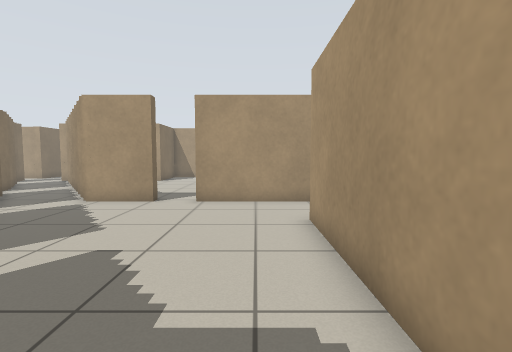
view 1 (above)

24 first-person views from a walk through a Stage world. The camera is 0.86 m above the floor, tilts 4° down and sees 85° across. The lines on the ground mark 1 m squares. The floor is counted in squares, 0.5 m on a side. Each view is taken from the middle of a square. On the plan, view 1 faces up. The plan holds only what a view shows up to about 15 squares ahead; the rest is blank. The place goes on beyond the plan. Robots are left out.

view 2
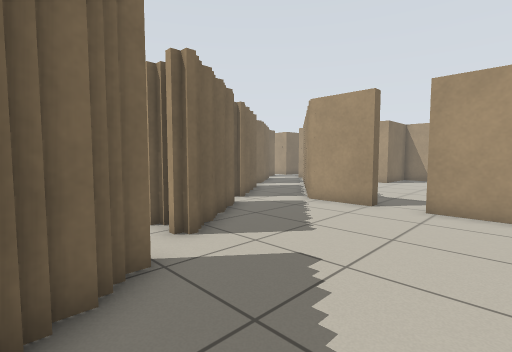

view 3
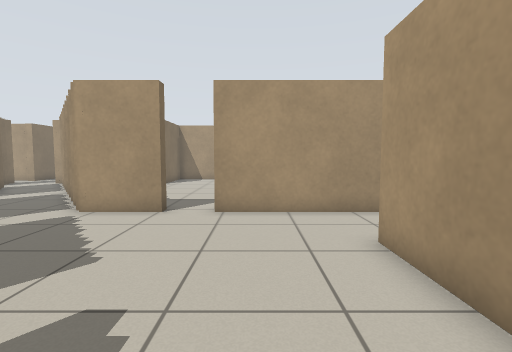

view 4
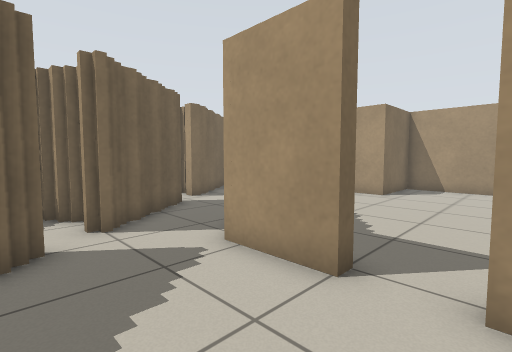

view 5
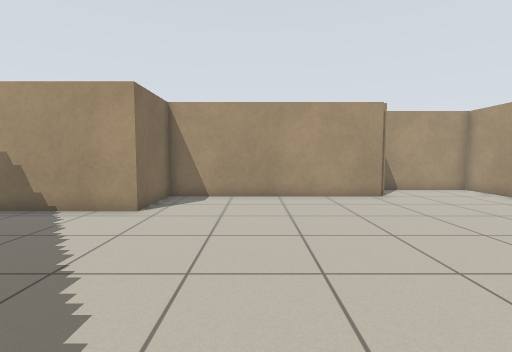

view 6
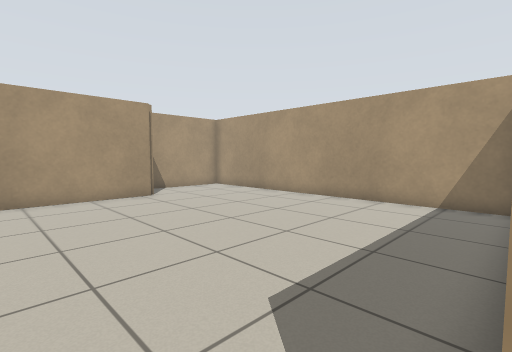

view 7
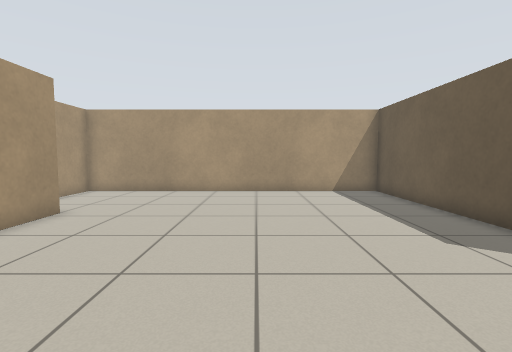

view 8
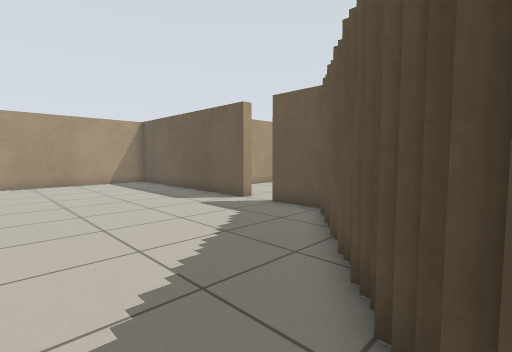

view 9
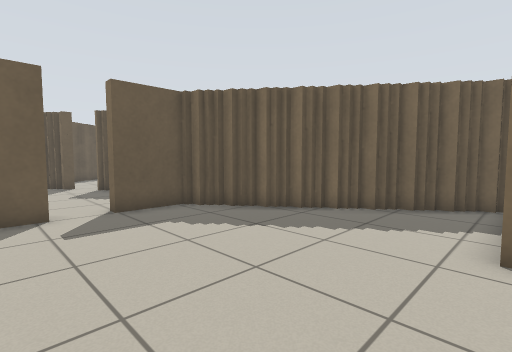

view 10
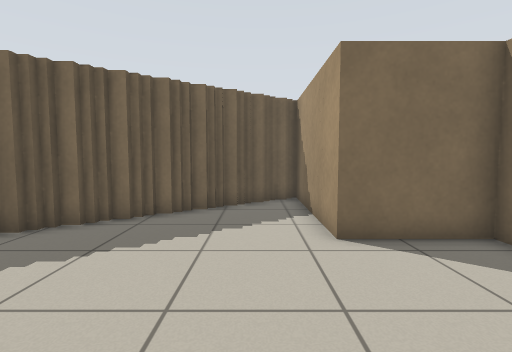

view 11
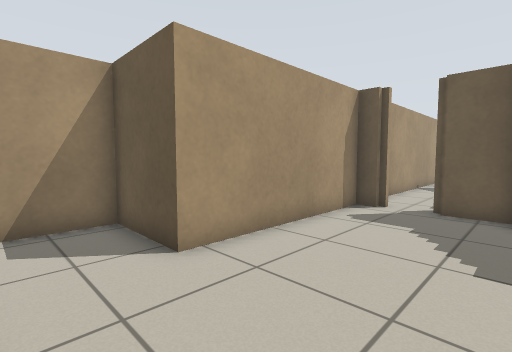

view 12
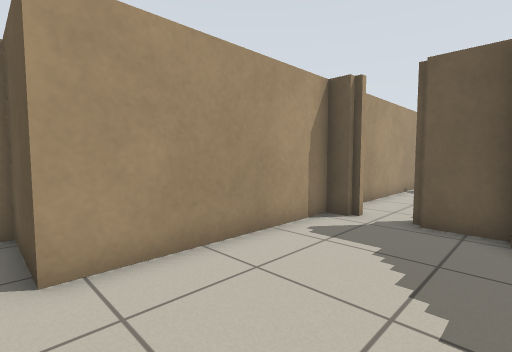

view 13
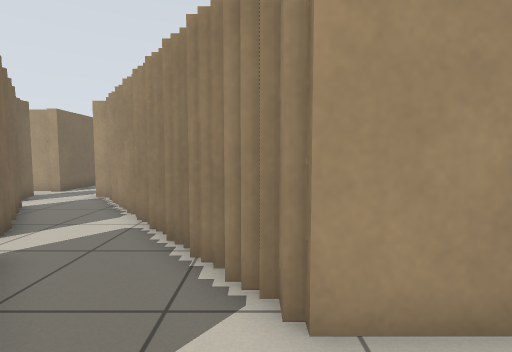

view 14
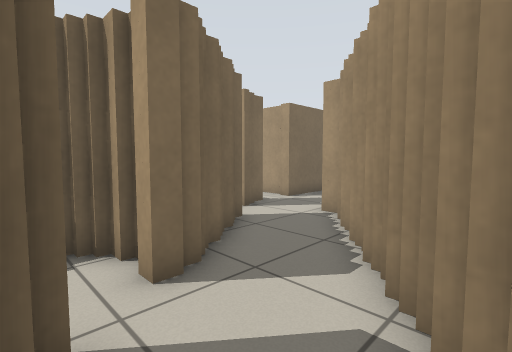

view 15
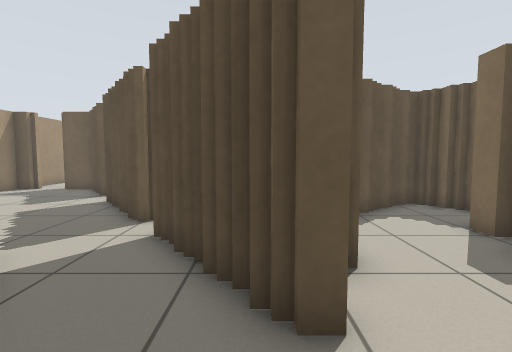

view 16
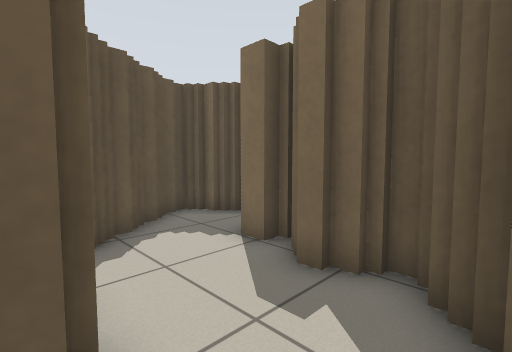

view 17
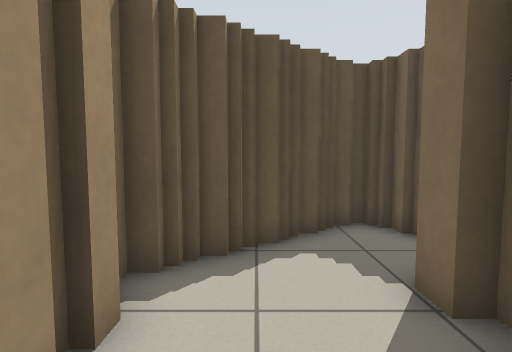

view 18
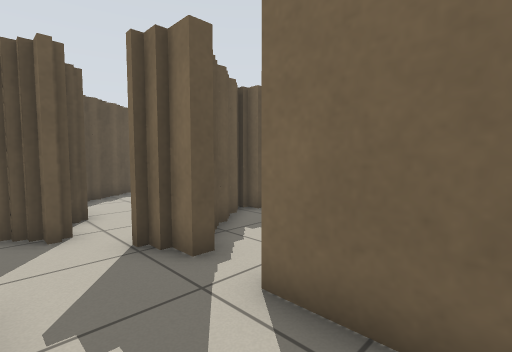

view 19
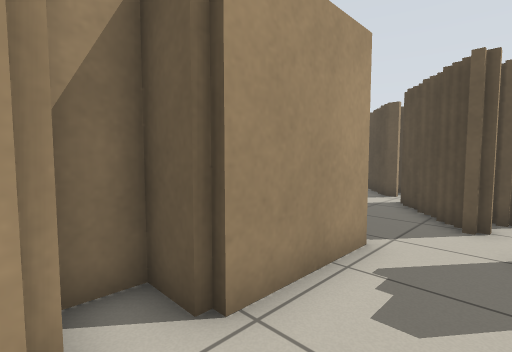

view 20
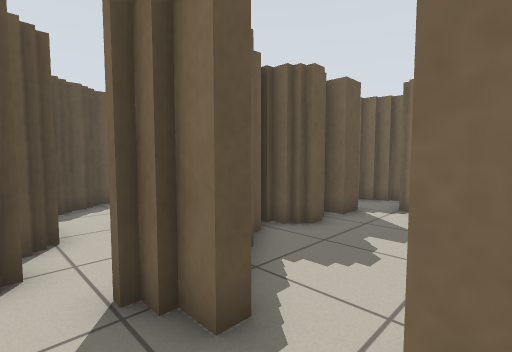

view 21
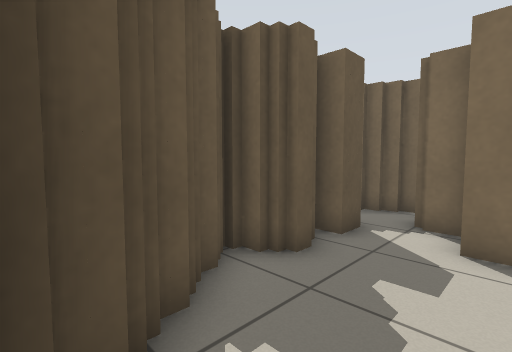

view 22
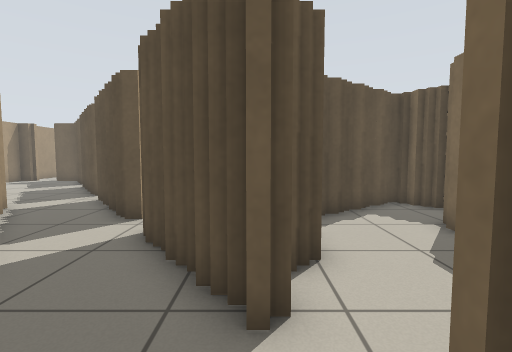

view 23
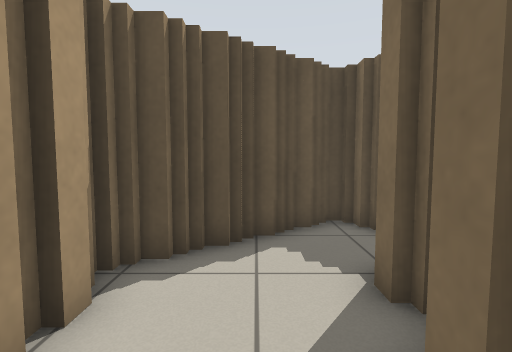

view 24
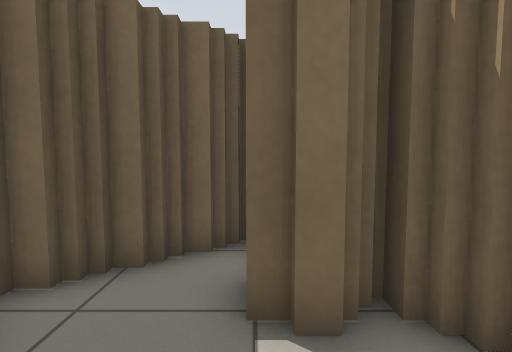

### Floor plan
Key: @ floor where view 1 was taken; # wall or solid block; . floor.
Columns run from 24 left of view 1 to 8 right of it. Each row starts with its distance up from view 1.
 25         . ###              ######
 24        #  ..#             ##....#
 23        #..###    ##########.....#
 22       ##..#      #..............#
 21  #........#      #..............#
 20 ##........########..............#
 19 #.....##...##...................#
 18 ####.##.....##..................#
 17    ###...#...##.................#
 16     ##..###..##.................#
 15     ##..####..##................#
 14     #...####...##...............#
 13  #  #...###.....##..............#
 12  ##....##...##..##..............#
 11   ##.####...###..####.###########
 10    ### ##..####..............#
  9        ##..## ##.............#
  8         #..#   ...........####
  7        ...##    ##.......#####
  6       ##.##      ##......##
  5        ###       ##......##
  4                  ##...... #
  3                   ###.... #
  2                     ##... #
  1                     ##  . #
  0                      ###@##
 -1                        ..##
 -2                         .##
 -3                         .#
 -4                         .#
 -5                         .#
 -6                          #
 -7                          #
 -8                          #

Positions as (right, up) in squares from view 1, and headings:
1: (0, 0), facing up
2: (0, 1), facing up-left
3: (-1, 2), facing up
4: (-2, 7), facing up-left
5: (-3, 11), facing up
6: (-3, 11), facing up-right
7: (-6, 17), facing right
8: (-11, 19), facing down-right
9: (-1, 20), facing down-left
10: (-1, 18), facing left
11: (-3, 10), facing down-right
12: (-3, 8), facing down-right
13: (-7, 8), facing up
14: (-9, 12), facing up-left
15: (-11, 15), facing down
16: (-12, 13), facing down-left
17: (-14, 12), facing down
18: (-14, 24), facing down-left
19: (-16, 25), facing down-right
20: (-15, 22), facing down-left
21: (-17, 21), facing down-left
22: (-15, 20), facing down
23: (-18, 17), facing down
24: (-17, 13), facing left
